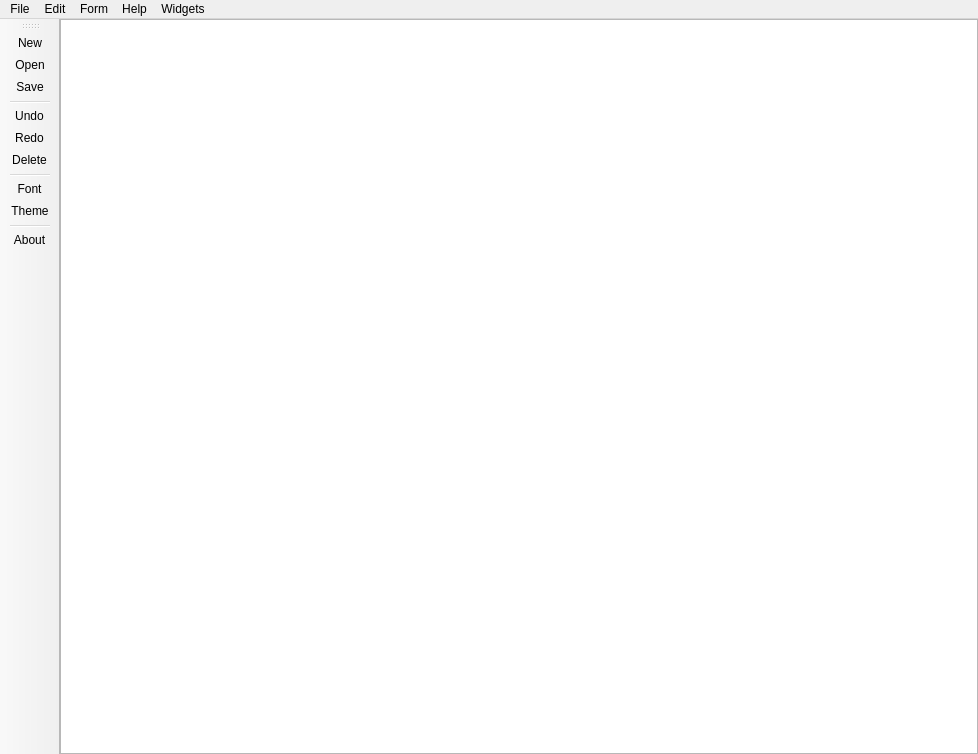
<?xml version="1.0" encoding="UTF-8"?>
<ui version="4.0">
 <class>MainWindow</class>
 <widget class="QMainWindow" name="MainWindow">
  <property name="geometry">
   <rect>
    <x>0</x>
    <y>0</y>
    <width>978</width>
    <height>754</height>
   </rect>
  </property>
  <property name="windowTitle">
   <string>MainWindow</string>
  </property>
  <property name="styleSheet">
   <string notr="true">QWidget {
    background-color: rgba(255, 255, 255, 255);  /* 흰색 */
    border-radius: 5px;
}

QMenuBar {
    background-color: rgba(245, 245, 245, 255);  /* 밝은 회백 */
    color: #333;
    font-weight: bold;
    border: none;
}

QMenuBar::item {
    background: transparent;
    padding: 5px 15px;
}

QMenuBar::item:selected {
    background: rgba(220, 220, 220, 255);  /* 연한 회색 */
    color: black;
}

QMenu {
    background-color: rgba(250, 250, 250, 255);
    color: #333;
}

QMenu::item:selected {
    background-color: rgba(230, 230, 230, 255);
    color: black;
}

QPlainTextEdit {
    background-color: rgba(255, 255, 255, 255);
    border: 1px solid rgba(200, 200, 200, 255);
    border-radius: 6px;
    padding: 10px;
    color: #222;
    font-family: &quot;맑은 고딕&quot;, sans-serif;
    font-size: 13px;
}

QToolBar {
    background-color: {{MENU_BG}};  /* 메뉴바와 동일하게 */
    spacing: 4px;
    padding: 4px;
    margin: 0px;
    border: none;
}

QStatusBar {
    background-color: transparent;
    margin: 0px;
    padding: 2px;
    color: #444;
}

QMessageBox {
    background-color: white;
    color: black;
    border-radius: 6px;
}

QMessageBox QLabel {
    background-color: transparent;
    color: black;
}

/* ✅ 일반 버튼 */
QPushButton {
    background-color: rgba(240, 240, 240, 255);
    border: 1px solid rgba(200, 200, 200, 255);
    border-radius: 6px;
    padding: 6px 12px;
    color: black;
}

QPushButton:hover {
    background-color: rgba(220, 220, 220, 255);
    color: black;
	border-radius: 5px;
}

/* ✅ 타이틀바 버튼 (min/max/close) - 메뉴바 버튼 스타일로 */
QPushButton#TitleButton {
    background-color: transparent;
    border: none;
    padding: 4px 8px;
    color: #222;
    font-size: 12px;
    font-weight: normal;
    border-radius: 0px;
}

QPushButton#TitleButton:hover {
    background-color: rgba(220, 220, 220, 255) ;  /* 메뉴바 hover와 동일 색상 */
    color: white;
}


QMessageBox QPushButton {
    background-color: rgba(230, 230, 230, 255);
    border: 1px solid rgba(200, 200, 200, 255);
    border-radius: 5px;
    padding: 5px 10px;
    color: #222;
    font-weight: bold;
}

QMessageBox QPushButton:hover {
    background-color: rgba(210, 210, 210, 255);
    color: black;
}
QToolButton {
    background-color: transparent;
    border: none;
    padding: 2px;
    margin: 0px;
}

QToolButton:hover {
    background-color: rgba(150, 160, 255, 40);  /* 살짝 하이라이트 효과 */
    border-radius: 16px;
}</string>
  </property>
  <widget class="QWidget" name="centralwidget">
   <layout class="QVBoxLayout" name="verticalLayout">
    <property name="spacing">
     <number>0</number>
    </property>
    <property name="leftMargin">
     <number>0</number>
    </property>
    <property name="topMargin">
     <number>0</number>
    </property>
    <property name="rightMargin">
     <number>0</number>
    </property>
    <property name="bottomMargin">
     <number>0</number>
    </property>
    <item>
     <widget class="QPlainTextEdit" name="plain_te"/>
    </item>
   </layout>
  </widget>
  <widget class="QMenuBar" name="menubar">
   <property name="geometry">
    <rect>
     <x>0</x>
     <y>0</y>
     <width>978</width>
     <height>26</height>
    </rect>
   </property>
   <widget class="QMenu" name="menu">
    <property name="title">
     <string>File</string>
    </property>
    <addaction name="actionNew"/>
    <addaction name="actionOpen"/>
    <addaction name="actionSave"/>
    <addaction name="actionSave_as"/>
    <addaction name="separator"/>
    <addaction name="actionExit"/>
   </widget>
   <widget class="QMenu" name="menuEdit">
    <property name="title">
     <string>Edit</string>
    </property>
    <addaction name="actionUndo"/>
    <addaction name="actionRedo"/>
    <addaction name="separator"/>
    <addaction name="actionCopy"/>
    <addaction name="actionPaste"/>
    <addaction name="actionDelete"/>
    <addaction name="actionCut"/>
    <addaction name="separator"/>
    <addaction name="actionSelect_All"/>
   </widget>
   <widget class="QMenu" name="menuForm">
    <property name="title">
     <string>Form</string>
    </property>
    <addaction name="actionFont"/>
    <addaction name="actionTheme"/>
   </widget>
   <widget class="QMenu" name="menuHelp">
    <property name="title">
     <string>Help</string>
    </property>
    <addaction name="actionAbout"/>
   </widget>
   <widget class="QMenu" name="menuWidgets">
    <property name="title">
     <string>Widgets</string>
    </property>
   </widget>
   <addaction name="menu"/>
   <addaction name="menuEdit"/>
   <addaction name="menuForm"/>
   <addaction name="menuHelp"/>
   <addaction name="menuWidgets"/>
  </widget>
  <widget class="QToolBar" name="toolBar">
   <property name="windowTitle">
    <string>toolBar</string>
   </property>
   <attribute name="toolBarArea">
    <enum>LeftToolBarArea</enum>
   </attribute>
   <attribute name="toolBarBreak">
    <bool>false</bool>
   </attribute>
   <addaction name="actionNew"/>
   <addaction name="actionOpen"/>
   <addaction name="actionSave"/>
   <addaction name="separator"/>
   <addaction name="actionUndo"/>
   <addaction name="actionRedo"/>
   <addaction name="actionDelete"/>
   <addaction name="separator"/>
   <addaction name="actionFont"/>
   <addaction name="actionTheme"/>
   <addaction name="separator"/>
   <addaction name="actionAbout"/>
  </widget>
  <action name="actionNew">
   <property name="icon">
    <iconset>
     <normaloff>img/new.png</normaloff>img/new.png</iconset>
   </property>
   <property name="text">
    <string>New</string>
   </property>
   <property name="shortcut">
    <string>Ctrl+N</string>
   </property>
  </action>
  <action name="actionOpen">
   <property name="icon">
    <iconset>
     <normaloff>img/open.png</normaloff>img/open.png</iconset>
   </property>
   <property name="text">
    <string>Open</string>
   </property>
   <property name="shortcut">
    <string>Ctrl+O</string>
   </property>
  </action>
  <action name="actionSave">
   <property name="icon">
    <iconset>
     <normaloff>img/save.png</normaloff>img/save.png</iconset>
   </property>
   <property name="text">
    <string>Save</string>
   </property>
   <property name="shortcut">
    <string>Ctrl+S</string>
   </property>
  </action>
  <action name="actionSave_as">
   <property name="icon">
    <iconset>
     <normaloff>img/save_as.png</normaloff>img/save_as.png</iconset>
   </property>
   <property name="text">
    <string>Save as</string>
   </property>
   <property name="shortcut">
    <string>Ctrl+Shift+S</string>
   </property>
  </action>
  <action name="actionExit">
   <property name="icon">
    <iconset>
     <normaloff>img/exit.png</normaloff>img/exit.png</iconset>
   </property>
   <property name="text">
    <string>Exit</string>
   </property>
   <property name="shortcut">
    <string>Ctrl+Q</string>
   </property>
  </action>
  <action name="actionCopy">
   <property name="icon">
    <iconset>
     <normaloff>img/copy.png</normaloff>img/copy.png</iconset>
   </property>
   <property name="text">
    <string>Copy</string>
   </property>
   <property name="shortcut">
    <string>Ctrl+C</string>
   </property>
  </action>
  <action name="actionPaste">
   <property name="icon">
    <iconset>
     <normaloff>img/paste.png</normaloff>img/paste.png</iconset>
   </property>
   <property name="text">
    <string>Paste</string>
   </property>
   <property name="shortcut">
    <string>Ctrl+V</string>
   </property>
  </action>
  <action name="actionDelete">
   <property name="icon">
    <iconset>
     <normaloff>img/delete.png</normaloff>img/delete.png</iconset>
   </property>
   <property name="text">
    <string>Delete</string>
   </property>
   <property name="shortcut">
    <string>Del</string>
   </property>
  </action>
  <action name="actionCut">
   <property name="icon">
    <iconset>
     <normaloff>img/cut.png</normaloff>img/cut.png</iconset>
   </property>
   <property name="text">
    <string>Cut</string>
   </property>
   <property name="shortcut">
    <string>Ctrl+X</string>
   </property>
  </action>
  <action name="actionFont">
   <property name="icon">
    <iconset>
     <normaloff>img/font.png</normaloff>img/font.png</iconset>
   </property>
   <property name="text">
    <string>Font</string>
   </property>
   <property name="shortcut">
    <string>Ctrl+T</string>
   </property>
  </action>
  <action name="actionAbout">
   <property name="icon">
    <iconset>
     <normaloff>img/about.png</normaloff>img/about.png</iconset>
   </property>
   <property name="text">
    <string>About</string>
   </property>
   <property name="shortcut">
    <string>Ctrl+I</string>
   </property>
  </action>
  <action name="actionUndo">
   <property name="icon">
    <iconset>
     <normaloff>img/undo.png</normaloff>img/undo.png</iconset>
   </property>
   <property name="text">
    <string>Undo</string>
   </property>
   <property name="shortcut">
    <string>Ctrl+Z</string>
   </property>
  </action>
  <action name="actionSelect_All">
   <property name="icon">
    <iconset>
     <normaloff>img/select_all.ico</normaloff>img/select_all.ico</iconset>
   </property>
   <property name="text">
    <string>Select All</string>
   </property>
   <property name="shortcut">
    <string>Ctrl+A</string>
   </property>
  </action>
  <action name="actionRedo">
   <property name="icon">
    <iconset>
     <normaloff>img/redo.png</normaloff>img/redo.png</iconset>
   </property>
   <property name="text">
    <string>Redo</string>
   </property>
   <property name="shortcut">
    <string>Ctrl+Shift+Z</string>
   </property>
  </action>
  <action name="actionTheme">
   <property name="icon">
    <iconset>
     <normaloff>img/theme.png</normaloff>img/theme.png</iconset>
   </property>
   <property name="text">
    <string>Theme</string>
   </property>
   <property name="shortcut">
    <string>Ctrl+Shift+T</string>
   </property>
  </action>
  <action name="actionMugic_Player">
   <property name="text">
    <string>Mugic Player</string>
   </property>
  </action>
 </widget>
 <resources/>
 <connections/>
</ui>
